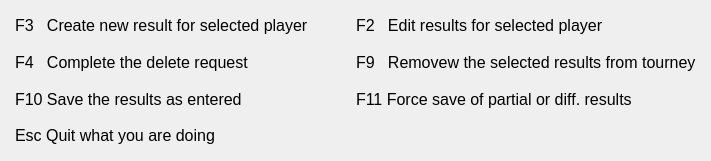
<?xml version="1.0" encoding="UTF-8"?>
<ui version="4.0">
 <class>resultsactivitypanel</class>
 <widget class="QWidget" name="resultsactivitypanel">
  <property name="geometry">
   <rect>
    <x>0</x>
    <y>0</y>
    <width>711</width>
    <height>161</height>
   </rect>
  </property>
  <property name="font">
   <font>
    <pointsize>12</pointsize>
    <fontweight>Medium</fontweight>
   </font>
  </property>
  <property name="windowTitle">
   <string>Cribbage Grass Roots</string>
  </property>
  <widget class="QWidget" name="resultsactivitywidget" native="true">
   <property name="geometry">
    <rect>
     <x>0</x>
     <y>0</y>
     <width>711</width>
     <height>161</height>
    </rect>
   </property>
   <widget class="QWidget" name="gridLayoutWidget">
    <property name="geometry">
     <rect>
      <x>15</x>
      <y>10</y>
      <width>681</width>
      <height>141</height>
     </rect>
    </property>
    <layout class="QGridLayout" name="gridLayout_2">
     <item row="0" column="0">
      <widget class="QLabel" name="label_2">
       <property name="text">
        <string>F3   Create new result for selected player</string>
       </property>
      </widget>
     </item>
     <item row="0" column="1">
      <widget class="QLabel" name="label">
       <property name="text">
        <string>F2   Edit results for selected player</string>
       </property>
      </widget>
     </item>
     <item row="1" column="0">
      <widget class="QLabel" name="label_3">
       <property name="text">
        <string>F4   Complete the delete request</string>
       </property>
      </widget>
     </item>
     <item row="2" column="0">
      <widget class="QLabel" name="label_4">
       <property name="text">
        <string>F10 Save the results as entered</string>
       </property>
      </widget>
     </item>
     <item row="3" column="0">
      <widget class="QLabel" name="label_5">
       <property name="text">
        <string>Esc Quit what you are doing</string>
       </property>
      </widget>
     </item>
     <item row="1" column="1">
      <widget class="QLabel" name="label_6">
       <property name="text">
        <string>F9   Removew the selected results from tourney</string>
       </property>
      </widget>
     </item>
     <item row="2" column="1">
      <widget class="QLabel" name="label_7">
       <property name="text">
        <string>F11 Force save of partial or diff. results</string>
       </property>
      </widget>
     </item>
    </layout>
   </widget>
  </widget>
 </widget>
 <resources/>
 <connections/>
</ui>
